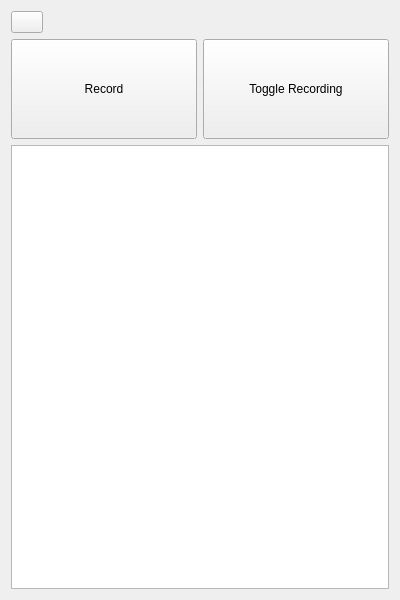
<?xml version="1.0" encoding="UTF-8"?>
<ui version="4.0">
 <class>MainWidget</class>
 <widget class="QWidget" name="MainWidget">
  <property name="geometry">
   <rect>
    <x>0</x>
    <y>0</y>
    <width>400</width>
    <height>600</height>
   </rect>
  </property>
  <property name="windowTitle">
   <string>Form</string>
  </property>
  <layout class="QVBoxLayout" name="verticalLayout_2">
   <item>
    <layout class="QVBoxLayout" name="verticalLayout">
     <item>
      <widget class="QPushButton" name="menuButton">
       <property name="maximumSize">
        <size>
         <width>32</width>
         <height>32</height>
        </size>
       </property>
       <property name="text">
        <string/>
       </property>
       <property name="icon">
        <iconset theme="application-menu"/>
       </property>
      </widget>
     </item>
     <item>
      <layout class="QGridLayout" name="gridLayout">
       <item row="0" column="1">
        <widget class="QPushButton" name="toggleRecordingButton">
         <property name="minimumSize">
          <size>
           <width>100</width>
           <height>100</height>
          </size>
         </property>
         <property name="cursor">
          <cursorShape>OpenHandCursor</cursorShape>
         </property>
         <property name="text">
          <string>Toggle Recording</string>
         </property>
        </widget>
       </item>
       <item row="0" column="0">
        <widget class="QPushButton" name="recordingButton">
         <property name="minimumSize">
          <size>
           <width>100</width>
           <height>100</height>
          </size>
         </property>
         <property name="cursor">
          <cursorShape>OpenHandCursor</cursorShape>
         </property>
         <property name="text">
          <string>Record</string>
         </property>
        </widget>
       </item>
      </layout>
     </item>
    </layout>
   </item>
   <item>
    <widget class="QPlainTextEdit" name="output"/>
   </item>
  </layout>
 </widget>
 <resources/>
 <connections/>
</ui>
